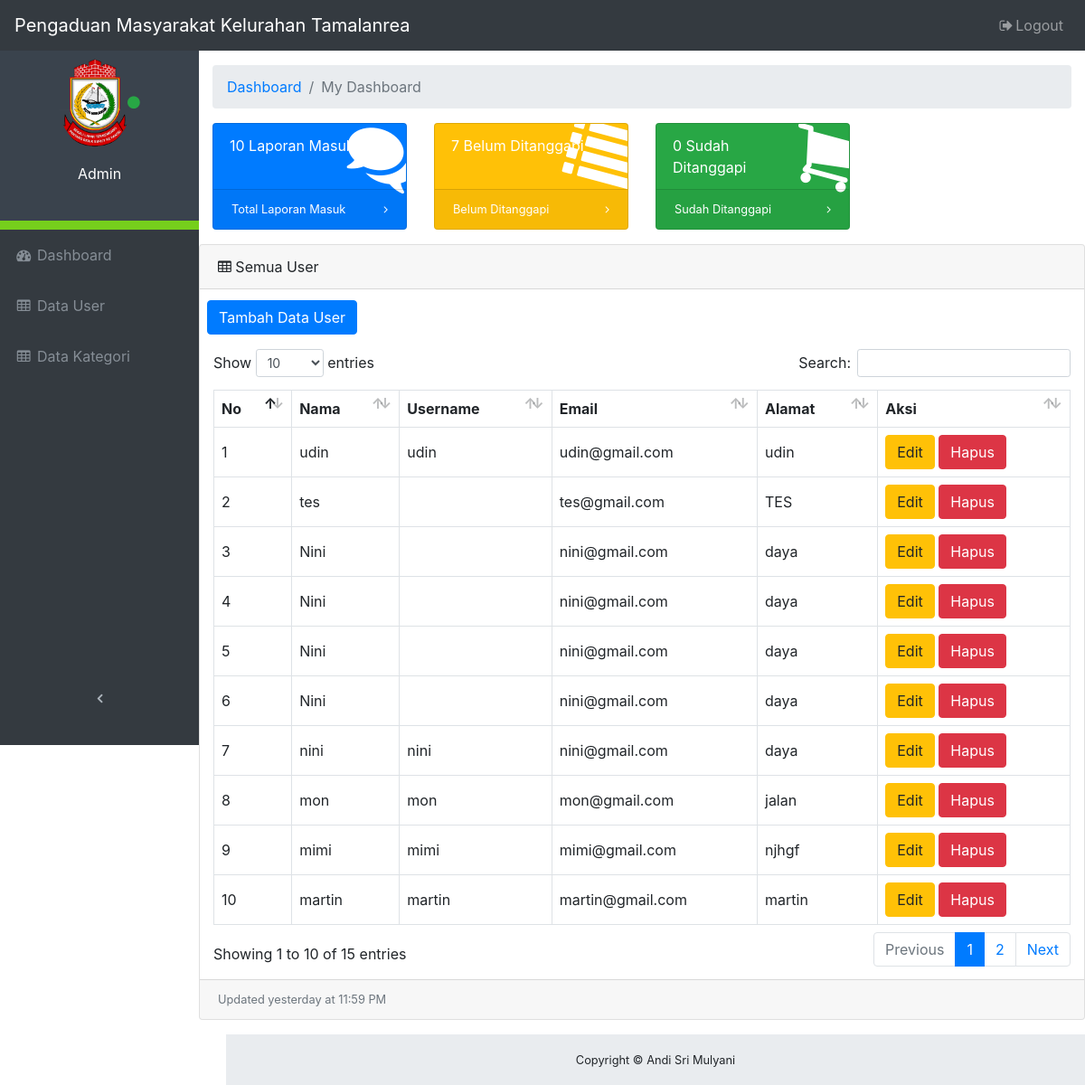
The app's page /user.php, older data.
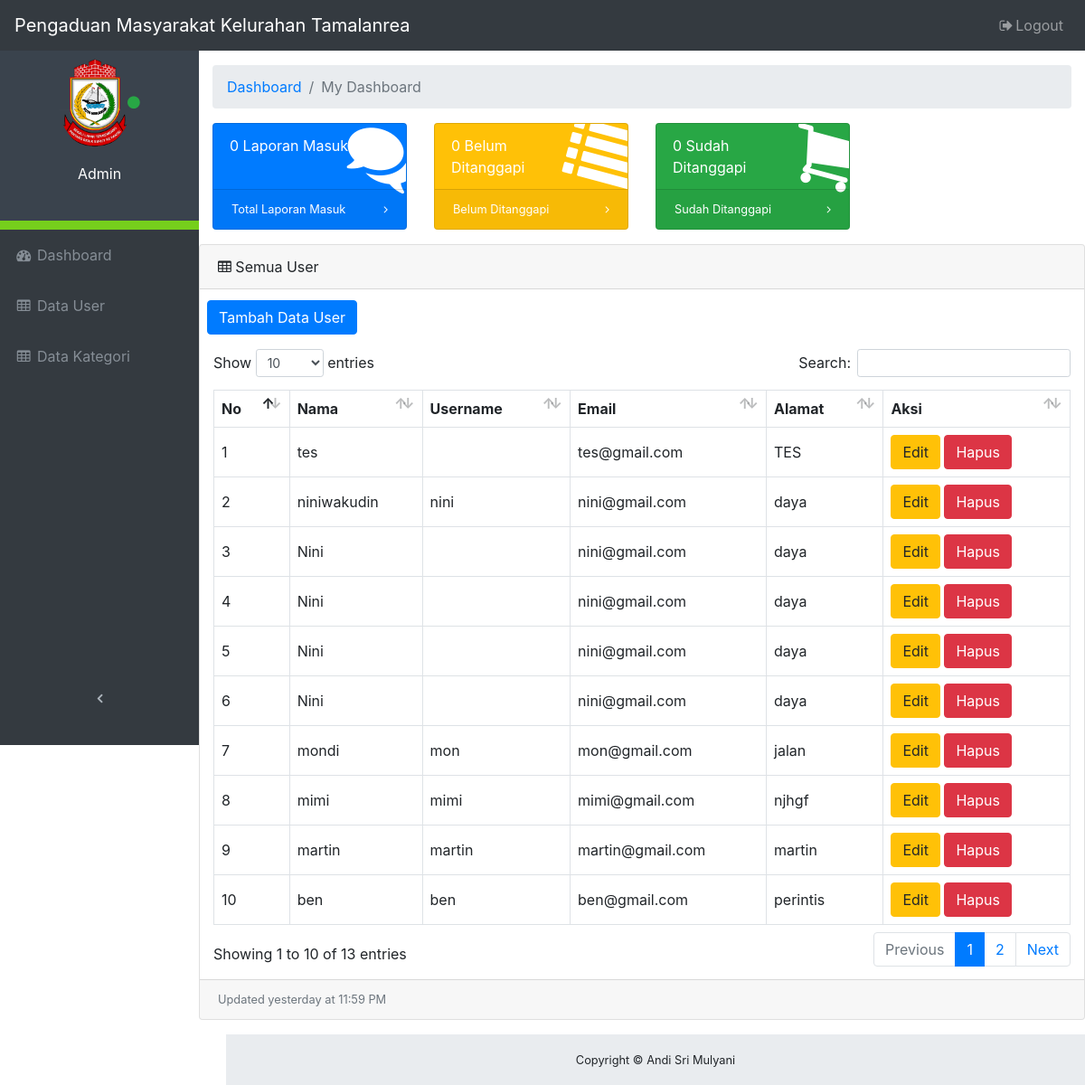
The same page, newer data.
### tables this page shows
CREATE TABLE `user` (
  `id` int(11) NOT NULL,
  `nama` varchar(255) NOT NULL,
  `username` varchar(50) NOT NULL,
  `email` varchar(255) NOT NULL,
  `password` varchar(255) NOT NULL,
  `alamat` varchar(255) NOT NULL,
  `telpon` varchar(20) NOT NULL
);

### user.php (the view, shortened to what the changed rows need)
<?php
    require_once("database.php");
    global $total_laporan_masuk, $total_laporan_menunggu, $total_laporan_ditanggapi;
    if ($id_admin > 0) {
        foreach($db->query("SELECT COUNT(*) FROM laporan WHERE laporan.tujuan = $id_admin") as $row) {
            $total_laporan_masuk = $row['COUNT(*)'];
        }
        foreach($db->query("SELECT COUNT(*) FROM laporan WHERE status = \"Ditanggapi\" AND laporan.tujuan = $id_admin") as $row) {
            $total_laporan_ditanggapi = $row['COUNT(*)'];
        }
        foreach($koneksi>query("SELECT COUNT(*) FROM laporan WHERE status = \"Menunggu\" AND laporan.tujuan = $id_admin") as $row) {
            $total_laporan_menunggu = $row['COUNT(*)'];
        }
    } else {
        foreach($koneksi->query("SELECT COUNT(*) FROM laporan") as $row) {
            $total_laporan_masuk = $row['COUNT(*)'];
        }
        foreach($koneksi->query("SELECT COUNT(*) FROM laporan WHERE status = \"Menunggu\"") as $row) {
            $total_laporan_menunggu = $row['COUNT(*)'];
        }
    }
 ?>
<!DOCTYPE html>
<html lang="en">
<head>
    <link href="vendor/bootstrap/css/bootstrap.css" rel="stylesheet">
    <link href="vendor/font-awesome/css/font-awesome.min.css" rel="stylesheet" type="text/css">
    <link href="vendor/datatables/dataTables.bootstrap4.css" rel="stylesheet">
    <link href="css/admin.css" rel="stylesheet">
</head>
<body class="fixed-nav sticky-footer" id="page-top">
    <div class="content-wrapper">
        <div class="container-fluid">
            <div class="row">
                <div class="col-xl-3 col-sm-6 mb-3">
                    <div class="card text-white bg-primary o-hidden h-100">
                        <div class="card-body">
                            <div class="card-body-icon">
                                <i class="fa fa-fw fa-comments"></i>
                            </div>
                            <div class="mr-5"><?php echo $total_laporan_masuk; ?> Laporan Masuk</div>
                        </div>
                    </div>
                </div>
                <div class="col-xl-3 col-sm-6 mb-3">
                    <div class="card text-white bg-warning o-hidden h-100">
                        <div class="card-body">
                            <div class="card-body-icon">
                                <i class="fa fa-fw fa-list"></i>
                            </div>
                            <div class="mr-5"><?php echo $total_laporan_menunggu; ?> Belum Ditanggapi</div>
                        </div>
                    </div>
                </div>
                </div>
            </div>
            <div class="card mb-3">
                <div class="card-body">
                    <a href="create_user.php" class="btn btn-primary mb-3 mx-2">Tambah Data User</a>
                    <div class="table-responsive">
                        <table class="table table-bordered" id="dataTable" width="100%" cellspacing="0">
                            <thead>
                                <tr>
                                    <th>No</th>
                                    <th>Nama</th>
                                    <th>Username</th>
                                    <th>Email</th>
                                    <th>Alamat</th>
                                    <th>Aksi</th>
                                </tr>
                            </thead>
                            <tbody>
                                <?php
                                $statement = $koneksi->query("SELECT * FROM user ORDER BY nama DESC");
                                $no = 1;
                            foreach ($statement as $key ) {
                                ?>
                                <tr>
                                    <td><?php echo $no++ ?></td>
                                    <td><?php echo $key['nama']; ?></td>
                                    <td><?php echo $key['username']; ?></td>
                                    <td><?php echo $key['email']; ?></td>
                                    <td><?php echo $key['alamat']; ?></td>
                                    <td>
                                        <a class="btn btn-warning" href="">Edit</a>
                                        <a class="btn btn-danger" href="delete-user.php?id=<?php echo $data['id']; ?>">Hapus</a>
                                    </td>
                                </tr>
                                <?php
                            }
                            ?>
                            </tbody>
                        </table>
                    </div>
                </div>
            </div>
        </div>
</body>
</html>

Row changes from the older to the newer data that the page shows:
removed user: nama "udin", username "udin", email "udin@gmail.com", alamat "udin"
changed user "nini": nama "nini" → "niniwakudin"; moves up the list
changed user "mon": nama "mon" → "mondi"
now on this page (row unchanged): user: nama "ben", username "ben", email "ben@gmail.com", alamat "perintis"
Text that changed along with them:
$total_laporan_masuk: "10" → "0"
$total_laporan_menunggu: "7" → "0"
text written by a page script: "Show entries Search: Showing 1 to 10 of 15 entries Previous 1 2 Next" → "Show entries Search: Showing 1 to 10 of 13 entries Previous 1 2 Next"
